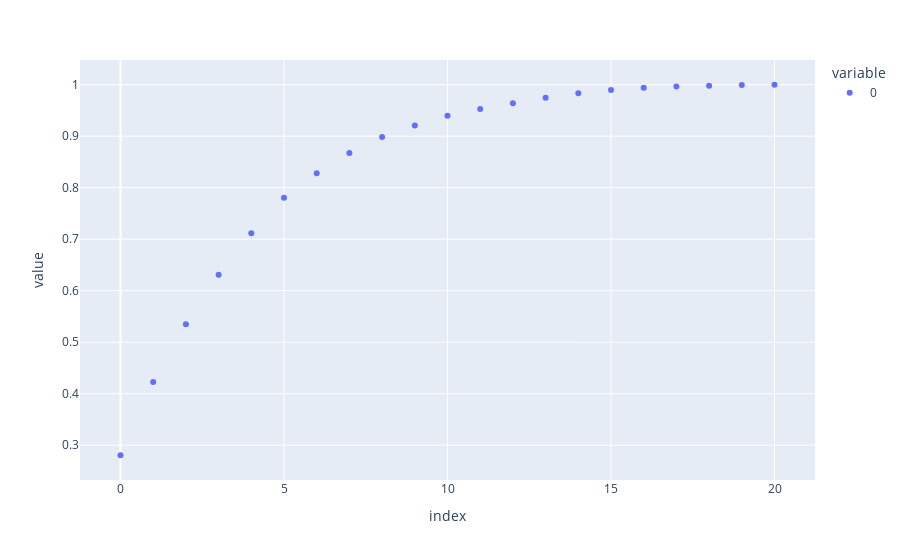

Notebook code for this chart:
### Code cell
px.scatter(
    np.cumsum(pca.explained_variance_ratio_),
)

### Figure 1 — Plotly figure (JSON) as saved in the notebook; plotly's stock layout.template omitted (floating-point values rounded to 4 significant figures)
{"data": [{"hovertemplate": "variable=0<br>index=%{x}<br>value=%{y}<extra></extra>", "legendgroup": "0", "marker": {"color": "#636efa", "symbol": "circle"}, "mode": "markers", "name": "0", "orientation": "v", "showlegend": true, "type": "scatter", "x": [0, 1, 2, 3, 4, 5, 6, 7, 8, 9, 10, 11, 12, 13, 14, 15, 16, 17, 18, 19, 20], "xaxis": "x", "y": [0.2805, 0.4227, 0.5348, 0.6309, 0.7118, 0.7805, 0.8279, 0.8673, 0.8984, 0.9206, 0.9396, 0.9529, 0.964, 0.9749, 0.9834, 0.9896, 0.9942, 0.9966, 0.9981, 0.9994, 1.0], "yaxis": "y"}], "layout": {"legend": {"title": {"text": "variable"}, "tracegroupgap": 0}, "margin": {"t": 60}, "xaxis": {"anchor": "y", "domain": [0, 1], "title": {"text": "index"}}, "yaxis": {"anchor": "x", "domain": [0, 1], "title": {"text": "value"}}}}
